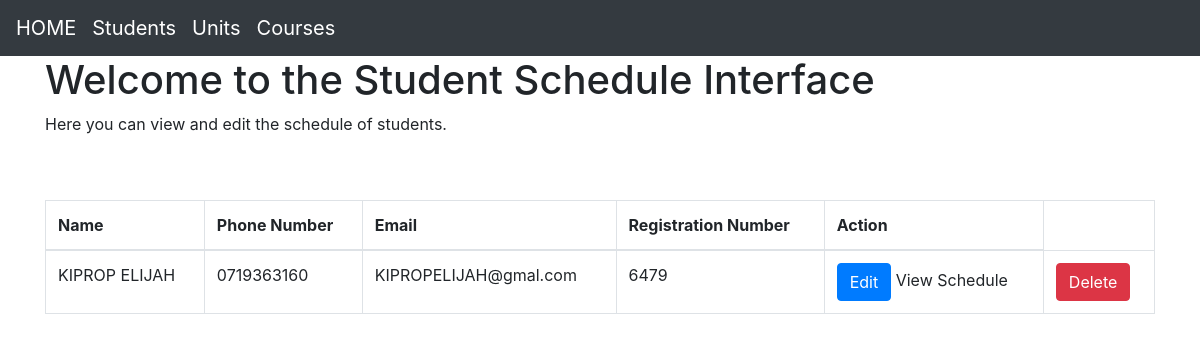
The app's page / (signed in) with its own data.
### schedule/models.py (models this page shows, shortened)
class Students(models.Model):
    reg = models.CharField(max_length=10, unique=True)  # Ensure unique student registration IDs
    name = models.CharField(max_length=100)
    Program = models.ForeignKey(Courses, on_delete=models.CASCADE, null=True, blank=True)
    email = models.EmailField()
    phone = models.CharField(max_length=15)

### schedule/views.py (the view)
# urls.py: path("", views.index, name="index"),  # Admin view (replace with specific view if needed)
@login_required
def index(request):
    if request.user.is_superuser:
        students_list = Students.objects.all()
        return render(request, 'schedule/index.html', {'students': students_list})
    else:
        return redirect('home')  # Redirect non-admins to student homepage

### schedule/templates/schedule/index.html (shortened to what this page needs)
{% extends 'schedule/layout.html' %}
{% block content %}
    <div class="container">
        <h1>Welcome to the Student Schedule Interface</h1>
        <p>Here you can view and edit the schedule of students.</p>
        <br><br>
        <div class="table-container">
            <table class="table table-bordered">
                <thead>
                    <tr>
                        <th>Name</th>
                        <th>Phone Number</th>
                        <th>Email</th>
                        <th>Registration Number</th>
                        <th>Action</th>
                    </tr>
                </thead>
                <tbody>
                    {% if students %}
                        {% for student in students %}
                            <tr>
                                <td>{{ student.name }}</td>
                                <td>{{ student.phone }}</td>
                                <td>{{ student.email }}</td>
                                <td>{{ student.reg }}</td>
                                <td>
                                    <a href="{% url 'editstudent' student.id %}" class="btn btn-primary">Edit</a>
                                    <a>View Schedule</a>
                                    <td>
                                        <a href="{% url 'deletestudent' pk=student.pk %}" class="btn btn-danger delete-student">Delete</a>
                                    </td>
                                </td>
                            </tr>
                        {% endfor %}
                    {% else %}
                        <tr>
                            <td colspan="5">No students</td>
                        </tr>
                    {% endif %}
                </tbody>
            </table>
        </div>
    </div>
{% endblock %}

### records on screen
Students: name "KIPROP ELIJAH", phone "0719363160", email "KIPROPELIJAH@gmal.com", reg "6479"
